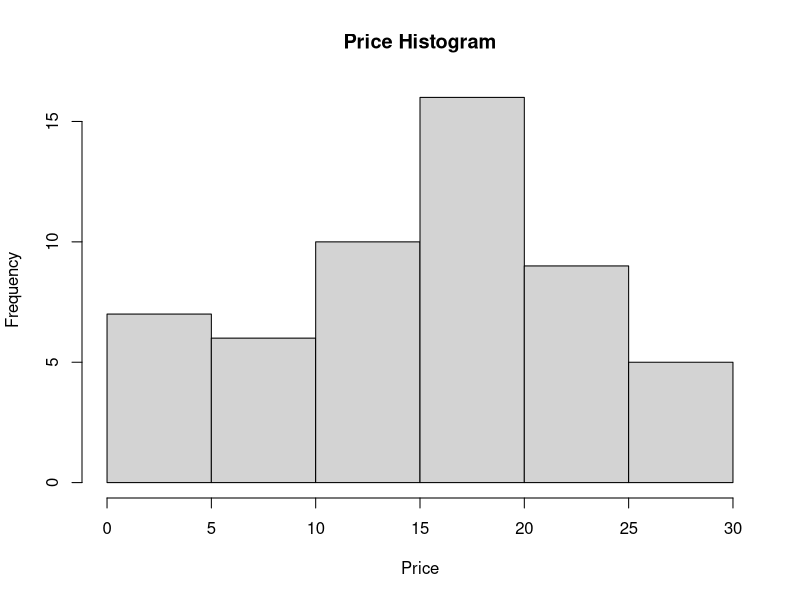

R code for this plot:
# ==============================================================================
# Course: CSA1604 - Data Warehousing and Data Mining
# Name: Vino Aldrin E
# Register No: 192511481
# Experiment 13: Data Discretization, Smoothing, and Histogram Plot
# ==============================================================================

# AIM:
# To partition All Electronics price data into equal-frequency bins, perform data
# smoothing by bin mean and bin boundaries, and plot a histogram.

# Given price dataset
price <- c(1, 1, 5, 5, 5, 5, 5, 8, 8, 10, 10, 10, 10, 12, 14, 14, 14, 
           15, 15, 15, 15, 15, 15, 18, 18, 18, 18, 18, 18, 18, 18, 20, 
           20, 20, 20, 20, 20, 20, 20, 21, 21, 21, 21, 25, 25, 25, 
           25, 25, 28, 28, 30, 30, 30)

# (i) Equal-frequency partitioning (3 bins)
n <- length(price)
bin_size <- n / 3
bins <- split(price, ceiling(seq_along(price) / bin_size))
bins

# (ii) Smoothing
# A. Smoothing by Bin Mean
bin_means <- lapply(bins, function(b) rep(mean(b), length(b)))
bin_means

# B. Smoothing by Bin Boundary
bin_boundary <- lapply(bins, function(b) {
  lower <- min(b)
  upper <- max(b)
  sapply(b, function(x) if (abs(x - lower) < abs(x - upper)) lower else upper)
})
bin_boundary

# Plot Histogram of Prices
hist(price,
     main = "Price Histogram",
     xlab = "Price",
     ylab = "Frequency")
